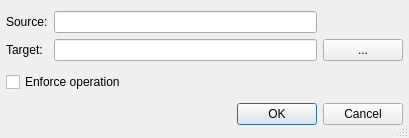
<?xml version="1.0" encoding="UTF-8"?>
<ui version="4.0">
 <class>HgCopyDialog</class>
 <widget class="QDialog" name="HgCopyDialog">
  <property name="geometry">
   <rect>
    <x>0</x>
    <y>0</y>
    <width>409</width>
    <height>138</height>
   </rect>
  </property>
  <property name="windowTitle">
   <string>Mercurial Copy</string>
  </property>
  <property name="sizeGripEnabled">
   <bool>true</bool>
  </property>
  <layout class="QVBoxLayout">
   <item>
    <layout class="QGridLayout">
     <item row="1" column="2">
      <widget class="QPushButton" name="dirButton">
       <property name="toolTip">
        <string>Press to open a selection dialog</string>
       </property>
       <property name="whatsThis">
        <string>&lt;b&gt;Target directory&lt;/b&gt;
&lt;p&gt;Select the target name for the operation via a selection dialog.&lt;/p&gt;</string>
       </property>
       <property name="text">
        <string>...</string>
       </property>
      </widget>
     </item>
     <item row="0" column="0">
      <widget class="QLabel" name="textLabel1">
       <property name="text">
        <string>Source:</string>
       </property>
      </widget>
     </item>
     <item row="0" column="1">
      <widget class="QLineEdit" name="sourceEdit">
       <property name="toolTip">
        <string>Shows the name of the source</string>
       </property>
       <property name="whatsThis">
        <string>&lt;b&gt;Source name&lt;/b&gt;
&lt;p&gt;This field shows the name of the source.&lt;/p&gt;</string>
       </property>
       <property name="readOnly">
        <bool>true</bool>
       </property>
      </widget>
     </item>
     <item row="1" column="1">
      <widget class="QLineEdit" name="targetEdit">
       <property name="toolTip">
        <string>Enter the target name</string>
       </property>
       <property name="whatsThis">
        <string>&lt;b&gt;Target name&lt;/b&gt;
&lt;p&gt;Enter the new name in this field. The target must be the new name or an absolute path.&lt;/p&gt;</string>
       </property>
      </widget>
     </item>
     <item row="1" column="0">
      <widget class="QLabel" name="textLabel2">
       <property name="text">
        <string>Target:</string>
       </property>
      </widget>
     </item>
    </layout>
   </item>
   <item>
    <widget class="QCheckBox" name="forceCheckBox">
     <property name="toolTip">
      <string>Select to force the operation</string>
     </property>
     <property name="text">
      <string>Enforce operation</string>
     </property>
    </widget>
   </item>
   <item>
    <widget class="QDialogButtonBox" name="buttonBox">
     <property name="orientation">
      <enum>Qt::Horizontal</enum>
     </property>
     <property name="standardButtons">
      <set>QDialogButtonBox::Cancel|QDialogButtonBox::Ok</set>
     </property>
    </widget>
   </item>
  </layout>
 </widget>
 <layoutdefault spacing="6" margin="6"/>
 <pixmapfunction>qPixmapFromMimeSource</pixmapfunction>
 <tabstops>
  <tabstop>targetEdit</tabstop>
  <tabstop>dirButton</tabstop>
  <tabstop>forceCheckBox</tabstop>
  <tabstop>buttonBox</tabstop>
  <tabstop>sourceEdit</tabstop>
 </tabstops>
 <resources/>
 <connections>
  <connection>
   <sender>buttonBox</sender>
   <signal>accepted()</signal>
   <receiver>HgCopyDialog</receiver>
   <slot>accept()</slot>
   <hints>
    <hint type="sourcelabel">
     <x>32</x>
     <y>79</y>
    </hint>
    <hint type="destinationlabel">
     <x>32</x>
     <y>97</y>
    </hint>
   </hints>
  </connection>
  <connection>
   <sender>buttonBox</sender>
   <signal>rejected()</signal>
   <receiver>HgCopyDialog</receiver>
   <slot>reject()</slot>
   <hints>
    <hint type="sourcelabel">
     <x>101</x>
     <y>80</y>
    </hint>
    <hint type="destinationlabel">
     <x>101</x>
     <y>97</y>
    </hint>
   </hints>
  </connection>
 </connections>
</ui>
